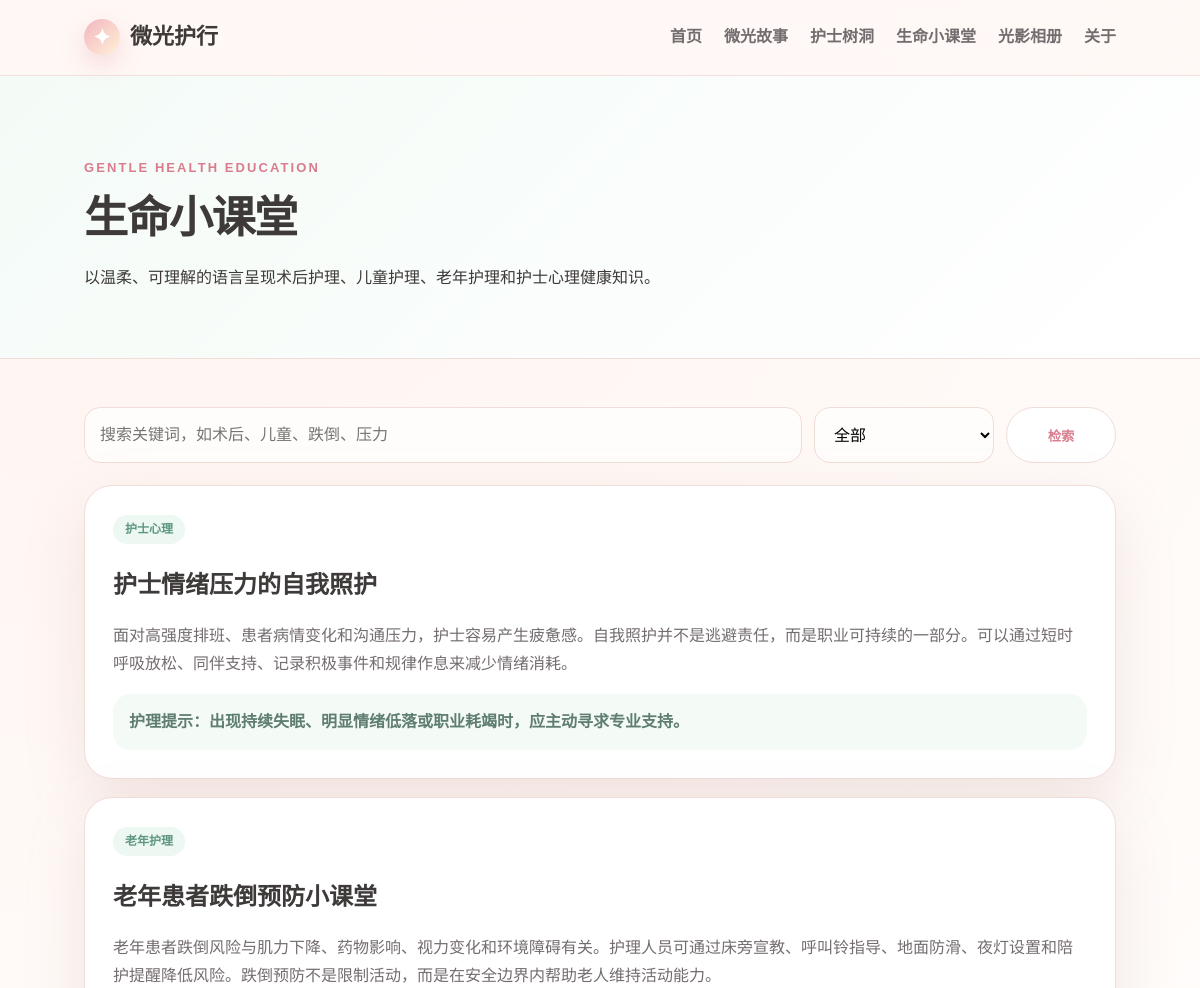
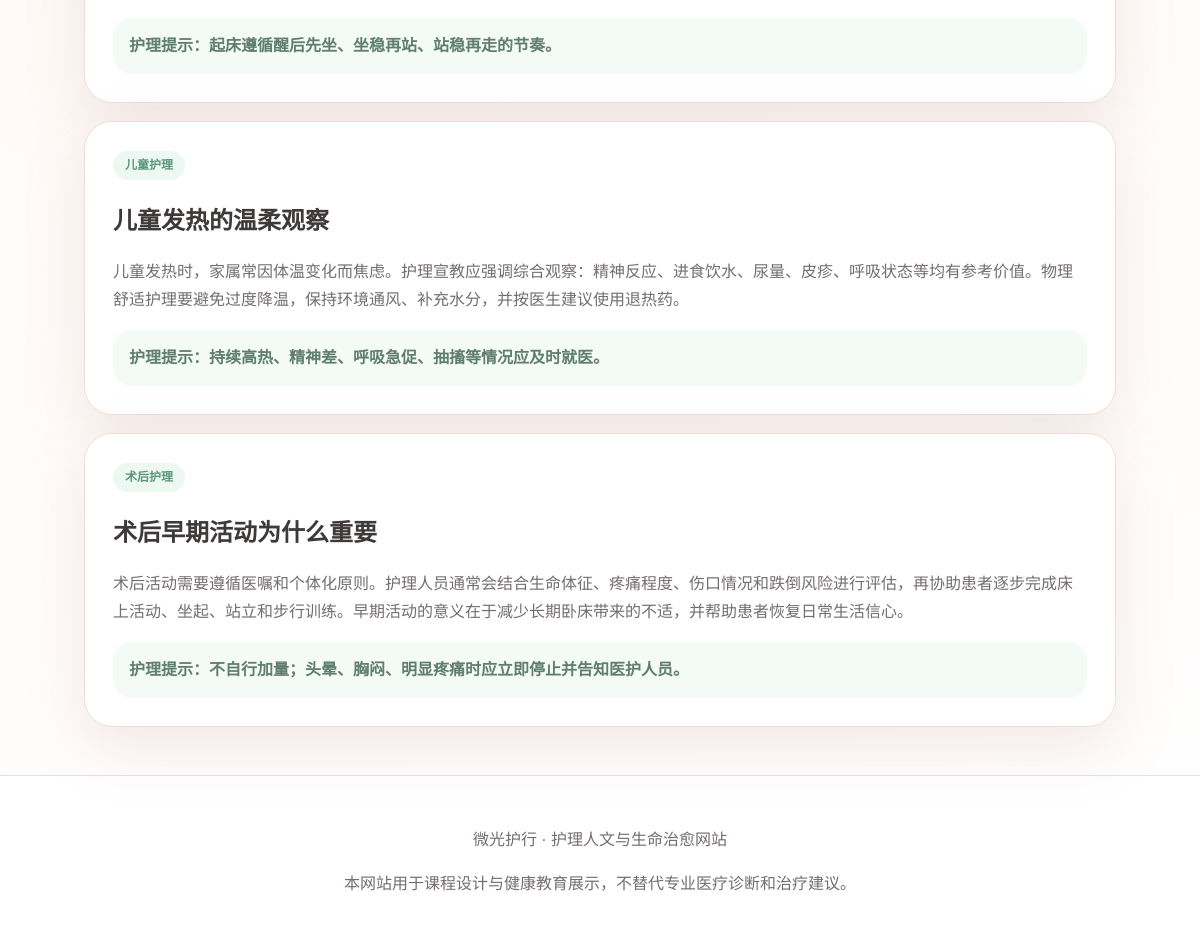
Page /classroom on the committed database (2 pictures, top to bottom).
### tables this page shows
CREATE TABLE articles (
                id INTEGER PRIMARY KEY AUTOINCREMENT,
                title TEXT NOT NULL,
                category TEXT NOT NULL,
                summary TEXT NOT NULL,
                content TEXT NOT NULL,
                tips TEXT NOT NULL,
                created_at TEXT NOT NULL
            );

### app.py (the view)
@app.route("/classroom")
def classroom():
    keyword = request.args.get("q", "").strip()
    category = request.args.get("category", "全部")
    sql = "SELECT * FROM articles WHERE 1=1"
    params: list[str] = []
    if category != "全部":
        sql += " AND category=?"
        params.append(category)
    if keyword:
        sql += " AND (title LIKE ? OR summary LIKE ? OR content LIKE ?)"
        like = f"%{keyword}%"
        params.extend([like, like, like])
    sql += " ORDER BY id DESC"
    articles = query_all(sql, params)
    categories = ["全部", "术后护理", "儿童护理", "老年护理", "护士心理"]
    return render_template("classroom.html", articles=articles, categories=categories, current=category, keyword=keyword)

### app.py (called while the page is built)
def get_db() -> sqlite3.Connection:
    if "db" not in g:
        DATA_DIR.mkdir(exist_ok=True)
        conn = sqlite3.connect(DB_PATH)
        conn.row_factory = sqlite3.Row
        g.db = conn
    return g.db

def query_all(sql: str, params: Iterable[object] = ()) -> list[sqlite3.Row]:
    return get_db().execute(sql, tuple(params)).fetchall()

### templates/classroom.html (shortened to what this page needs)
{% extends "base.html" %}
{% block content %}
<section class="page-hero compact green">
  <p class="eyebrow">Gentle Health Education</p>
  <h1>生命小课堂</h1>
  <p>以温柔、可理解的语言呈现术后护理、儿童护理、老年护理和护士心理健康知识。</p>
</section>
<section class="section">
  <form class="search-line" method="get">
    <input name="q" value="{{ keyword }}" placeholder="搜索关键词，如术后、儿童、跌倒、压力">
    <select name="category">
      {% for c in categories %}<option value="{{ c }}" {{ 'selected' if c==current else '' }}>{{ c }}</option>{% endfor %}
    </select>
    <button class="btn secondary" type="submit">检索</button>
  </form>
  <div class="wide-list">
    {% for article in articles %}
    <article class="wide-card mint">
      <span class="tag">{{ article.category }}</span>
      <h2>{{ article.title }}</h2>
      <p>{{ article.content }}</p>
      <div class="tip-box">护理提示：{{ article.tips }}</div>
    </article>
    {% else %}
    <p class="empty">暂未检索到相关内容。</p>
    {% endfor %}
  </div>
</section>
{% endblock %}

### static/css/styles.css (style rules this page uses)
:root { --bg:#fff9f6;--paper:#ffffff;--ink:#3d3a39;--muted:#746d70;--rose:#f3b6bf;--rose-deep:#d97c8d;--mint:#b8ded3;--sage:#8fb7a7;--lav:#c8b9e8;--cream:#fff0d7;--line:#f0ddd8;--shadow:0 20px 60px rgba(174,126,119,.17) }
* { box-sizing:border-box }
body { margin:0;font-family:"Microsoft YaHei","PingFang SC",Arial,sans-serif;background:radial-gradient(circle at 10% 0%,#fff3ef 0,#fff9f6 38%,#fff 100%);color:var(--ink);line-height:1.75 }
.eyebrow { text-transform:uppercase;letter-spacing:.16em;color:var(--rose-deep);font-size:13px;font-weight:800 }
.hero h1,.page-hero h1 { font-size:52px;line-height:1.18;margin:10px 0 20px;letter-spacing:-1.5px }
.btn { display:inline-flex;align-items:center;justify-content:center;border:none;border-radius:999px;padding:12px 22px;text-decoration:none;font-weight:800;cursor:pointer;transition:.22s }
.btn.secondary { background:white;color:var(--rose-deep);border:1px solid var(--line) }
.section { padding:48px 7vw }
.module-card,.article-card,.story-card,.wide-card,.form-card,.message-card,.photo-card,.warm-panel { background:var(--paper);border:1px solid var(--line);border-radius:28px;box-shadow:var(--shadow) }
.module-card p,.article-card p,.story-card p,.wide-card p,.photo-card p { color:var(--muted) }
.tag { display:inline-flex;border-radius:999px;background:#fff0f3;color:#b75a6a;padding:4px 12px;font-size:12px;font-weight:800 }
.page-hero { padding:68px 7vw 50px;background:linear-gradient(135deg,#fff5f1,#fff);border-bottom:1px solid var(--line) }
.page-hero.compact h1 { font-size:44px }
.page-hero.green { background:linear-gradient(135deg,#f4fbf7,#fff) }
.wide-list { display:grid;gap:18px }
.wide-card { padding:28px }
.wide-card h2 { margin-bottom:4px }
.form-card input,.form-card select,.form-card textarea,.search-line input,.search-line select { width:100%;padding:13px 15px;border-radius:16px;border:1px solid var(--line);background:#fffdfc;font:inherit }
.search-line { display:grid;grid-template-columns:1fr 180px 110px;gap:12px;margin-bottom:22px }
.wide-card.mint .tag { background:#edf8f3;color:#5c9580 }
.tip-box { margin-top:16px;padding:14px 16px;border-radius:18px;background:#f4faf6;color:#5f7e70;font-weight:700 }

### rows in the picture
articles: category "护士心理", title "护士情绪压力的自我照护", content "面对高强度排班、患者病情变化和沟通压力，护士容易产生疲惫感。自我照护并不是逃避责任，而是职业可持续的一部分。可以通过短时呼吸放松、同伴支持、记录积极事件和规律作息来减少情绪消耗。", tips "出现持续失眠、明显情绪低落或职业耗竭时，应主动寻求专业支持。"
articles: category "老年护理", title "老年患者跌倒预防小课堂", content "老年患者跌倒风险与肌力下降、药物影响、视力变化和环境障碍有关。护理人员可通过床旁宣教、呼叫铃指导、地面防滑、夜灯设置和陪护提醒降低风险。跌倒预防不是限制活动，而是在安全边界内帮助老人维持活动能力。", tips "起床遵循醒后先坐、坐稳再站、站稳再走的节奏。"
articles: category "儿童护理", title "儿童发热的温柔观察", content "儿童发热时，家属常因体温变化而焦虑。护理宣教应强调综合观察：精神反应、进食饮水、尿量、皮疹、呼吸状态等均有参考价值。物理舒适护理要避免过度降温，保持环境通风、补充水分，并按医生建议使用退热药。", tips "持续高热、精神差、呼吸急促、抽搐等情况应及时就医。"
articles: category "术后护理", title "术后早期活动为什么重要", content "术后活动需要遵循医嘱和个体化原则。护理人员通常会结合生命体征、疼痛程度、伤口情况和跌倒风险进行评估，再协助患者逐步完成床上活动、坐起、站立和步行训练。早期活动的意义在于减少长期卧床带来的不适，并帮助患者恢复日常生活信心。", tips "不自行加量；头晕、胸闷、明显疼痛时应立即停止并告知医护人员。"

### other values in the picture
form field category "全部"
